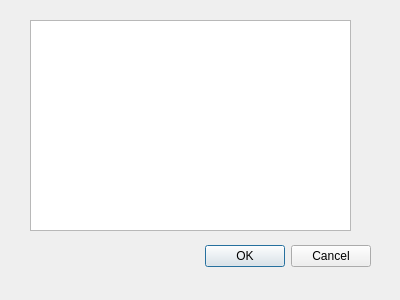
<?xml version="1.0" encoding="UTF-8"?>
<ui version="4.0">
 <class>Dialog</class>
 <widget class="QDialog" name="Dialog">
  <property name="geometry">
   <rect>
    <x>0</x>
    <y>0</y>
    <width>400</width>
    <height>300</height>
   </rect>
  </property>
  <property name="windowTitle">
   <string>Ввід тексту</string>
  </property>
  <widget class="QDialogButtonBox" name="buttonBox">
   <property name="geometry">
    <rect>
     <x>30</x>
     <y>240</y>
     <width>341</width>
     <height>32</height>
    </rect>
   </property>
   <property name="orientation">
    <enum>Qt::Horizontal</enum>
   </property>
   <property name="standardButtons">
    <set>QDialogButtonBox::Cancel|QDialogButtonBox::Ok</set>
   </property>
  </widget>
  <widget class="QPlainTextEdit" name="plainTextEdit">
   <property name="geometry">
    <rect>
     <x>30</x>
     <y>20</y>
     <width>321</width>
     <height>211</height>
    </rect>
   </property>
  </widget>
 </widget>
 <resources/>
 <connections>
  <connection>
   <sender>buttonBox</sender>
   <signal>accepted()</signal>
   <receiver>Dialog</receiver>
   <slot>accept()</slot>
   <hints>
    <hint type="sourcelabel">
     <x>248</x>
     <y>254</y>
    </hint>
    <hint type="destinationlabel">
     <x>157</x>
     <y>274</y>
    </hint>
   </hints>
  </connection>
  <connection>
   <sender>buttonBox</sender>
   <signal>rejected()</signal>
   <receiver>Dialog</receiver>
   <slot>reject()</slot>
   <hints>
    <hint type="sourcelabel">
     <x>316</x>
     <y>260</y>
    </hint>
    <hint type="destinationlabel">
     <x>286</x>
     <y>274</y>
    </hint>
   </hints>
  </connection>
 </connections>
</ui>
